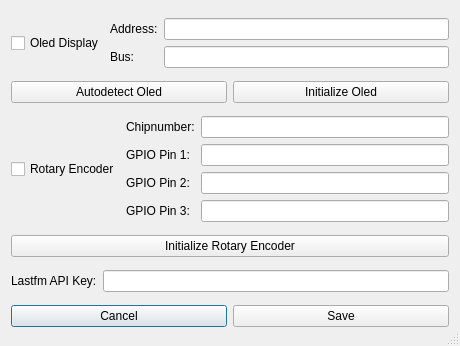
<?xml version="1.0" encoding="UTF-8"?>
<ui version="4.0">
 <class>DialogSettings</class>
 <widget class="QDialog" name="DialogSettings">
  <property name="geometry">
   <rect>
    <x>0</x>
    <y>0</y>
    <width>460</width>
    <height>346</height>
   </rect>
  </property>
  <property name="sizePolicy">
   <sizepolicy hsizetype="Minimum" vsizetype="Preferred">
    <horstretch>0</horstretch>
    <verstretch>0</verstretch>
   </sizepolicy>
  </property>
  <property name="minimumSize">
   <size>
    <width>460</width>
    <height>0</height>
   </size>
  </property>
  <property name="windowTitle">
   <string>Dialog</string>
  </property>
  <property name="sizeGripEnabled">
   <bool>true</bool>
  </property>
  <property name="modal">
   <bool>false</bool>
  </property>
  <layout class="QGridLayout" name="gridLayout">
   <item row="0" column="1">
    <layout class="QVBoxLayout" name="verticalLayout_4">
     <item>
      <widget class="QLabel" name="labelAdress">
       <property name="text">
        <string>Address:</string>
       </property>
      </widget>
     </item>
     <item>
      <widget class="QLabel" name="labelBus">
       <property name="text">
        <string>Bus:</string>
       </property>
      </widget>
     </item>
    </layout>
   </item>
   <item row="4" column="0" colspan="3">
    <layout class="QHBoxLayout" name="horizontalLayout_3">
     <item>
      <widget class="QLabel" name="labelApiKey">
       <property name="text">
        <string>Lastfm API Key:</string>
       </property>
      </widget>
     </item>
     <item>
      <widget class="QLineEdit" name="lineEditApiKey"/>
     </item>
    </layout>
   </item>
   <item row="2" column="0" colspan="3">
    <layout class="QHBoxLayout" name="horizontalLayout_4">
     <item>
      <layout class="QVBoxLayout" name="verticalLayout_5">
       <item>
        <widget class="QCheckBox" name="checkBoxRTC">
         <property name="text">
          <string>Rotary Encoder</string>
         </property>
        </widget>
       </item>
      </layout>
     </item>
     <item>
      <layout class="QVBoxLayout" name="verticalLayout_6">
       <item>
        <widget class="QLabel" name="labelChipNumber">
         <property name="text">
          <string>Chipnumber:</string>
         </property>
        </widget>
       </item>
       <item>
        <widget class="QLabel" name="labelPin1">
         <property name="text">
          <string>GPIO Pin 1:</string>
         </property>
        </widget>
       </item>
       <item>
        <widget class="QLabel" name="labelPin2">
         <property name="text">
          <string>GPIO Pin 2:</string>
         </property>
        </widget>
       </item>
       <item>
        <widget class="QLabel" name="labelPin3">
         <property name="text">
          <string>GPIO Pin 3:</string>
         </property>
        </widget>
       </item>
      </layout>
     </item>
     <item>
      <layout class="QVBoxLayout" name="verticalLayout_3">
       <item>
        <widget class="QLineEdit" name="lineEditChipNumber"/>
       </item>
       <item>
        <widget class="QLineEdit" name="lineEditRTCPin1"/>
       </item>
       <item>
        <widget class="QLineEdit" name="lineEditRTCPin2"/>
       </item>
       <item>
        <widget class="QLineEdit" name="lineEditRTCPin3"/>
       </item>
      </layout>
     </item>
    </layout>
   </item>
   <item row="5" column="0" colspan="3">
    <layout class="QHBoxLayout" name="horizontalLayout" stretch="0,0">
     <property name="spacing">
      <number>6</number>
     </property>
     <property name="sizeConstraint">
      <enum>QLayout::SizeConstraint::SetDefaultConstraint</enum>
     </property>
     <item>
      <widget class="QPushButton" name="pushButtonCancel">
       <property name="layoutDirection">
        <enum>Qt::LayoutDirection::LeftToRight</enum>
       </property>
       <property name="text">
        <string>Cancel</string>
       </property>
       <property name="icon">
        <iconset theme="window-close"/>
       </property>
      </widget>
     </item>
     <item>
      <widget class="QPushButton" name="pushButtonSave">
       <property name="text">
        <string>Save</string>
       </property>
       <property name="icon">
        <iconset theme="list-add"/>
       </property>
      </widget>
     </item>
    </layout>
   </item>
   <item row="0" column="2">
    <layout class="QVBoxLayout" name="verticalLayout_2">
     <item>
      <widget class="QLineEdit" name="lineEditi2cAdress"/>
     </item>
     <item>
      <widget class="QLineEdit" name="lineEditi2cBus"/>
     </item>
    </layout>
   </item>
   <item row="0" column="0">
    <layout class="QVBoxLayout" name="verticalLayout">
     <item>
      <widget class="QCheckBox" name="checkBoxOled">
       <property name="text">
        <string>Oled Display</string>
       </property>
      </widget>
     </item>
    </layout>
   </item>
   <item row="1" column="0" colspan="3">
    <layout class="QHBoxLayout" name="horizontalLayout_2">
     <item>
      <widget class="QPushButton" name="pushButtonAutoDetectOled">
       <property name="text">
        <string>Autodetect Oled</string>
       </property>
      </widget>
     </item>
     <item>
      <widget class="QPushButton" name="pushButtonInitializeOled">
       <property name="text">
        <string>Initialize Oled</string>
       </property>
      </widget>
     </item>
    </layout>
   </item>
   <item row="3" column="0" colspan="3">
    <layout class="QHBoxLayout" name="horizontalLayout_5">
     <item>
      <widget class="QPushButton" name="pushButtonInitializeRTC">
       <property name="text">
        <string>Initialize Rotary Encoder</string>
       </property>
      </widget>
     </item>
    </layout>
   </item>
  </layout>
 </widget>
 <resources/>
 <connections/>
</ui>
